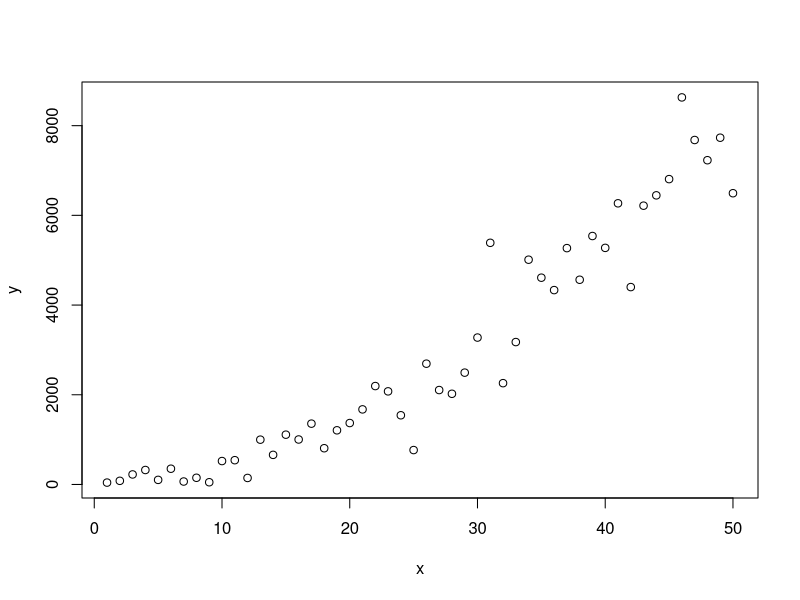
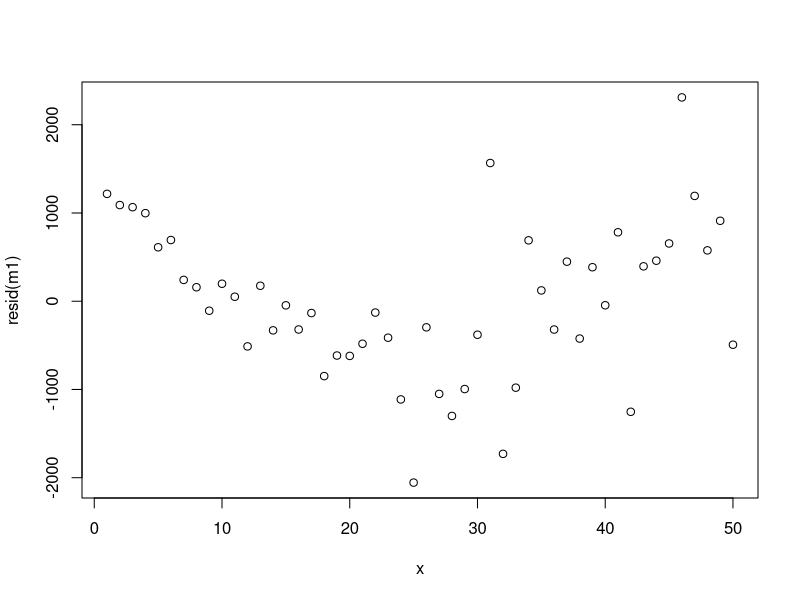
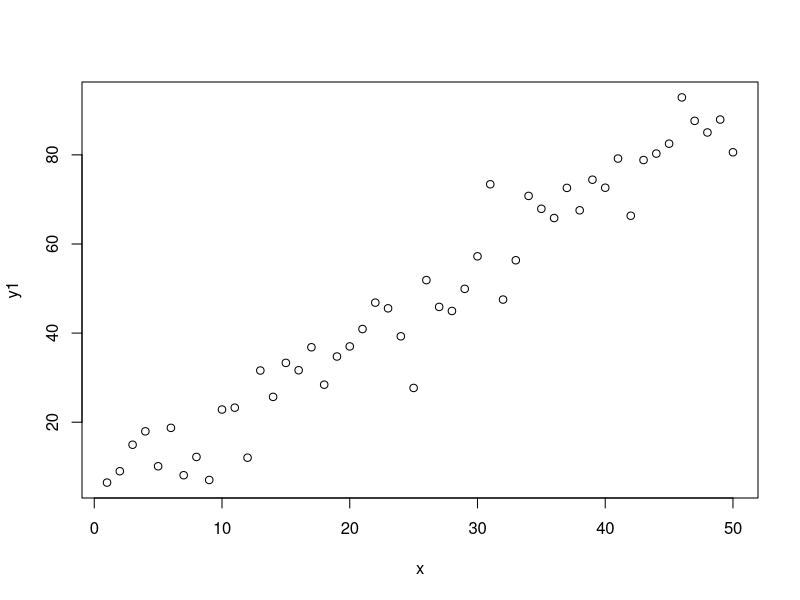
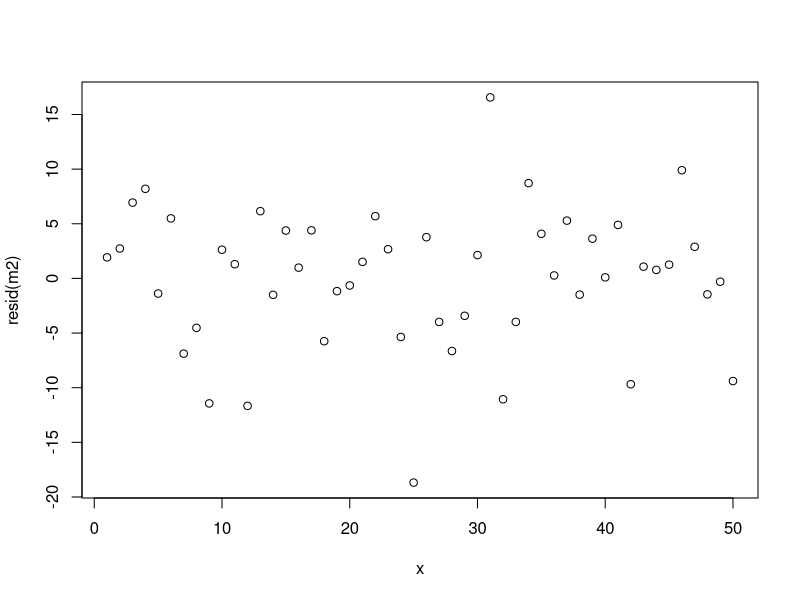

Source code (R) for these figures, in order:

# Transformation illustration. 

# Let us generate an example data 
set.seed(123456789)
# Create sequence of data between 1 and 50
x<-seq(1, 50)
y <- (runif(1, 0.1, 2.5) * x+ rnorm(50, mean = 2, sd = 6))^2

# The plot shows that this data does not have a linear pattern. 
plot(x, y)


m1 <- lm(y~x)
summary(m1)
# We see also in the residual plot that the data does not show a linear pattern. 
plot(x , resid(m1) )



# Now, let us transform the data to a new form. 
# We calculate the square root of y 
y1 <- sqrt(y)

# Now, data has a linear pattern. 
plot(x, y1)

m2 <- lm(y1~x)
summary(m2)

# Residual plot also shows a clear linear pattern. 
plot(x , resid(m2))

# It is important to know that after transformation, 
# we need to interepret all of the prediction results using the transformation function. 



